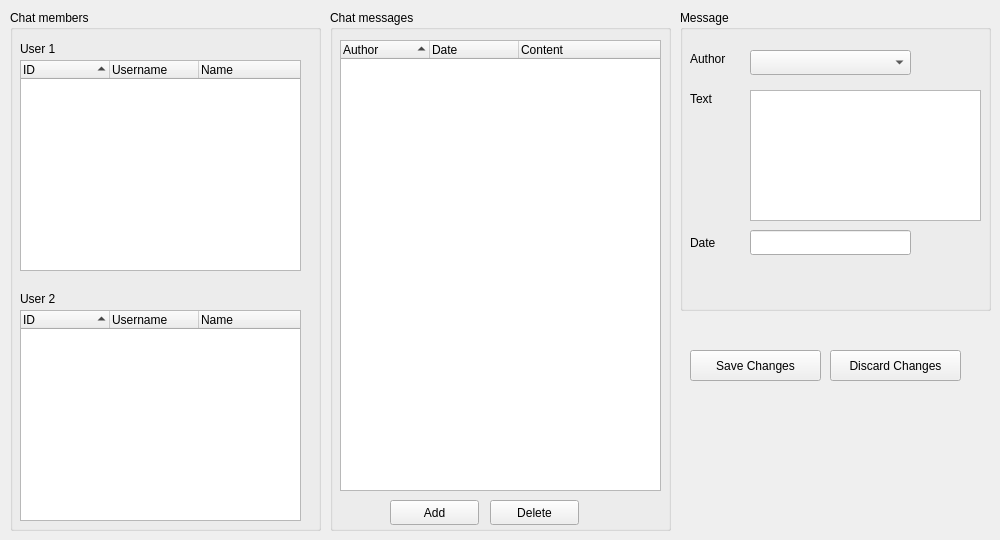
    <widget class="QWidget" name="tab_chats">
     <attribute name="title">
      <string>Chats</string>
     </attribute>
     <widget class="QGroupBox" name="chats_groupBox_chatMembers">
      <property name="geometry">
       <rect>
        <x>10</x>
        <y>10</y>
        <width>311</width>
        <height>521</height>
       </rect>
      </property>
      <property name="title">
       <string>Chat members</string>
      </property>
      <widget class="QTreeWidget" name="chats_list_user1">
       <property name="geometry">
        <rect>
         <x>10</x>
         <y>50</y>
         <width>281</width>
         <height>211</height>
        </rect>
       </property>
       <property name="alternatingRowColors">
        <bool>true</bool>
       </property>
       <property name="autoExpandDelay">
        <number>-1</number>
       </property>
       <property name="indentation">
        <number>0</number>
       </property>
       <property name="uniformRowHeights">
        <bool>false</bool>
       </property>
       <property name="sortingEnabled">
        <bool>true</bool>
       </property>
       <property name="animated">
        <bool>true</bool>
       </property>
       <property name="wordWrap">
        <bool>false</bool>
       </property>
       <property name="headerHidden">
        <bool>false</bool>
       </property>
       <attribute name="headerDefaultSectionSize">
        <number>89</number>
       </attribute>
       <column>
        <property name="text">
         <string>ID</string>
        </property>
       </column>
       <column>
        <property name="text">
         <string>Username</string>
        </property>
       </column>
       <column>
        <property name="text">
         <string>Name</string>
        </property>
       </column>
      </widget>
      <widget class="QTreeWidget" name="chats_list_user2">
       <property name="geometry">
        <rect>
         <x>10</x>
         <y>300</y>
         <width>281</width>
         <height>211</height>
        </rect>
       </property>
       <property name="alternatingRowColors">
        <bool>true</bool>
       </property>
       <property name="autoExpandDelay">
        <number>-1</number>
       </property>
       <property name="indentation">
        <number>0</number>
       </property>
       <property name="uniformRowHeights">
        <bool>false</bool>
       </property>
       <property name="sortingEnabled">
        <bool>true</bool>
       </property>
       <property name="animated">
        <bool>true</bool>
       </property>
       <property name="wordWrap">
        <bool>false</bool>
       </property>
       <property name="headerHidden">
        <bool>false</bool>
       </property>
       <attribute name="headerDefaultSectionSize">
        <number>89</number>
       </attribute>
       <column>
        <property name="text">
         <string>ID</string>
        </property>
       </column>
       <column>
        <property name="text">
         <string>Username</string>
        </property>
       </column>
       <column>
        <property name="text">
         <string>Name</string>
        </property>
       </column>
      </widget>
      <widget class="QLabel" name="chats_label_user1">
       <property name="geometry">
        <rect>
         <x>10</x>
         <y>30</y>
         <width>67</width>
         <height>17</height>
        </rect>
       </property>
       <property name="text">
        <string>User 1</string>
       </property>
      </widget>
      <widget class="QLabel" name="chats_label_user2">
       <property name="geometry">
        <rect>
         <x>10</x>
         <y>280</y>
         <width>67</width>
         <height>17</height>
        </rect>
       </property>
       <property name="text">
        <string>User 2</string>
       </property>
      </widget>
     </widget>
     <widget class="QGroupBox" name="chats_groupBox_message">
      <property name="geometry">
       <rect>
        <x>680</x>
        <y>10</y>
        <width>311</width>
        <height>301</height>
       </rect>
      </property>
      <property name="title">
       <string>Message</string>
      </property>
      <widget class="QLineEdit" name="chats_lineEdit_date">
       <property name="geometry">
        <rect>
         <x>70</x>
         <y>220</y>
         <width>161</width>
         <height>25</height>
        </rect>
       </property>
      </widget>
      <widget class="QComboBox" name="chats_comboBox_author">
       <property name="geometry">
        <rect>
         <x>70</x>
         <y>40</y>
         <width>161</width>
         <height>25</height>
        </rect>
       </property>
      </widget>
      <widget class="QLabel" name="chats_label_author">
       <property name="geometry">
        <rect>
         <x>10</x>
         <y>40</y>
         <width>61</width>
         <height>17</height>
        </rect>
       </property>
       <property name="text">
        <string>Author</string>
       </property>
      </widget>
      <widget class="QLabel" name="chats_label_text">
       <property name="geometry">
        <rect>
         <x>10</x>
         <y>80</y>
         <width>31</width>
         <height>17</height>
        </rect>
       </property>
       <property name="text">
        <string>Text</string>
       </property>
      </widget>
      <widget class="QLabel" name="chats_label_date">
       <property name="geometry">
        <rect>
         <x>10</x>
         <y>220</y>
         <width>61</width>
         <height>25</height>
        </rect>
       </property>
       <property name="text">
        <string>Date</string>
       </property>
      </widget>
      <widget class="QPlainTextEdit" name="chats_plainTextEdit_text">
       <property name="geometry">
        <rect>
         <x>70</x>
         <y>80</y>
         <width>231</width>
         <height>131</height>
        </rect>
       </property>
      </widget>
     </widget>
     <widget class="QGroupBox" name="chats_groupBox_chatMessages">
      <property name="geometry">
       <rect>
        <x>330</x>
        <y>10</y>
        <width>341</width>
        <height>521</height>
       </rect>
      </property>
      <property name="title">
       <string>Chat messages</string>
      </property>
      <widget class="QTreeWidget" name="chats_list_chatMessages">
       <property name="geometry">
        <rect>
         <x>10</x>
         <y>30</y>
         <width>321</width>
         <height>451</height>
        </rect>
       </property>
       <property name="alternatingRowColors">
        <bool>true</bool>
       </property>
       <property name="autoExpandDelay">
        <number>-1</number>
       </property>
       <property name="indentation">
        <number>0</number>
       </property>
       <property name="uniformRowHeights">
        <bool>false</bool>
       </property>
       <property name="sortingEnabled">
        <bool>true</bool>
       </property>
       <property name="animated">
        <bool>true</bool>
       </property>
       <property name="wordWrap">
        <bool>false</bool>
       </property>
       <property name="headerHidden">
        <bool>false</bool>
       </property>
       <attribute name="headerDefaultSectionSize">
        <number>89</number>
       </attribute>
       <column>
        <property name="text">
         <string>Author</string>
        </property>
       </column>
       <column>
        <property name="text">
         <string>Date</string>
        </property>
       </column>
       <column>
        <property name="text">
         <string>Content</string>
        </property>
       </column>
       <item>
        <property name="text">
         <string/>
        </property>
        <property name="text">
         <string/>
        </property>
        <property name="text">
         <string/>
        </property>
       </item>
      </widget>
      <widget class="QPushButton" name="chats_button_addMessage">
       <property name="geometry">
        <rect>
         <x>60</x>
         <y>490</y>
         <width>89</width>
         <height>25</height>
        </rect>
       </property>
       <property name="text">
        <string>Add</string>
       </property>
      </widget>
      <widget class="QPushButton" name="chats_button_deleteMessage">
       <property name="geometry">
        <rect>
         <x>160</x>
         <y>490</y>
         <width>89</width>
         <height>25</height>
        </rect>
       </property>
       <property name="text">
        <string>Delete</string>
       </property>
      </widget>
     </widget>
     <widget class="QPushButton" name="chats_button_saveChanges">
      <property name="geometry">
       <rect>
        <x>690</x>
        <y>350</y>
        <width>131</width>
        <height>31</height>
       </rect>
      </property>
      <property name="text">
       <string>Save Changes</string>
      </property>
     </widget>
     <widget class="QPushButton" name="chats_button_discardChanges">
      <property name="geometry">
       <rect>
        <x>830</x>
        <y>350</y>
        <width>131</width>
        <height>31</height>
       </rect>
      </property>
      <property name="text">
       <string>Discard Changes</string>
      </property>
     </widget>
    </widget>
